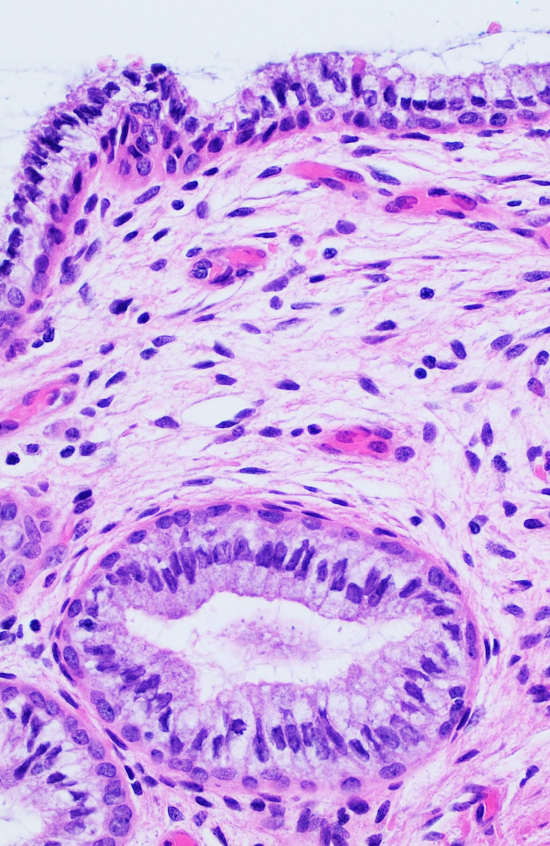
#> input picture assets/tissue/endocervix-tissue.jpg, 1100 x 1692 px (shown at 1/2 size)
$ python trace_tissue.py
#> lines starting #> are read from the running program, lines starting #| are printed output that depends on the picture; after the words box and inside, x2 and y2 are one past the last pixel; in counts of white or black regions, pixels touching at a corner belong together
"""The tissue model's cut face, traced from the micrograph beside it (assets/tissue/endocervix-tissue.jpg,
M. Häggström, CC0), so that the slice outlined on the model shows the same things in the same places.

    python3 trace_tissue.py   -> ../../assets/tissue/trace.json

Traced: the surface of the lining (the edge of the empty canal at the top), the gland cut across (the edge of
its empty lumen), the small blood vessels in the connective tissue (their pink red cells), and where the pins go.
Estimated: the scale, 0.38 µm a pixel, from the round nuclei of white blood cells (about 6-7 µm, 17-18 px);
the cells' height, from the photograph: about 40 µm on the surface, 65 µm in the gland (gland cells are taller,
IARC Screening Group's atlas); a second gland at the bottom left edge, of which the photograph shows only the
lining (its lumen is outside the picture).
Frame (µm): x to the right, y up, origin on the surface of the lining at the middle of the photograph.
"""
import json, os
import numpy as np
from PIL import Image
from scipy import ndimage as ndi
from skimage import measure

HERE = os.path.dirname(os.path.abspath(__file__))
PHOTO = os.path.join(HERE, "../../assets/tissue/endocervix-tissue.jpg")
OUT = os.path.join(HERE, "../../assets/tissue/trace.json")
S = 0.38                                   # µm a pixel
H_SURF, H_GLAND = 40.0, 65.0               # cell heights, µm (measured on the photograph at this scale)

im = np.asarray(Image.open(PHOTO).convert("RGB")).astype(np.float32)
H, W = im.shape[:2]
#> H = 1692; W = 1100
r, g, b = im[..., 0], im[..., 1], im[..., 2]
white = ndi.binary_opening((r > 215) & (g > 210) & (b > 215), iterations=2)
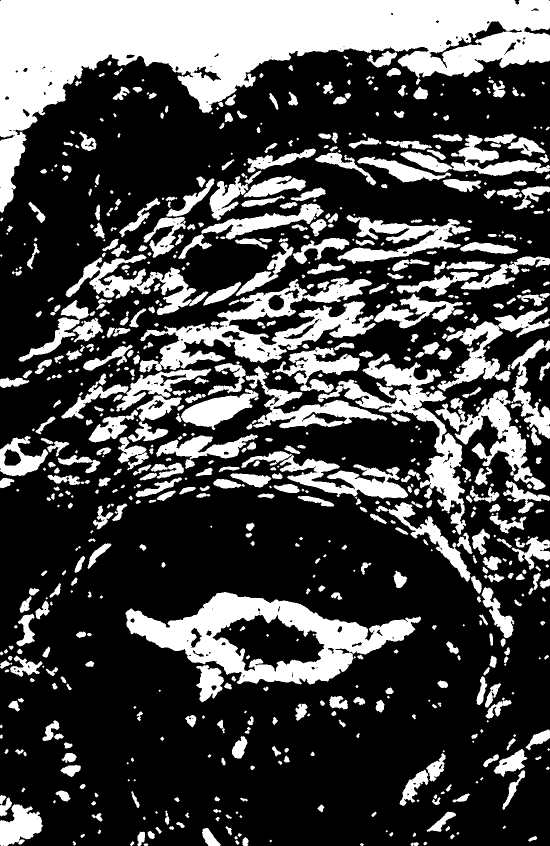
#> white: shape (1692, 1100) bool (shown at 1/2 size); 28.9% white; 748 white regions (104 under 20 px), largest, box (x1, y1, x2, y2) and area: (0, 0, 1100, 426) 162328, (251, 1184, 842, 1369) 42453, (278, 555, 752, 745) 28534
lab, n = ndi.label(white)
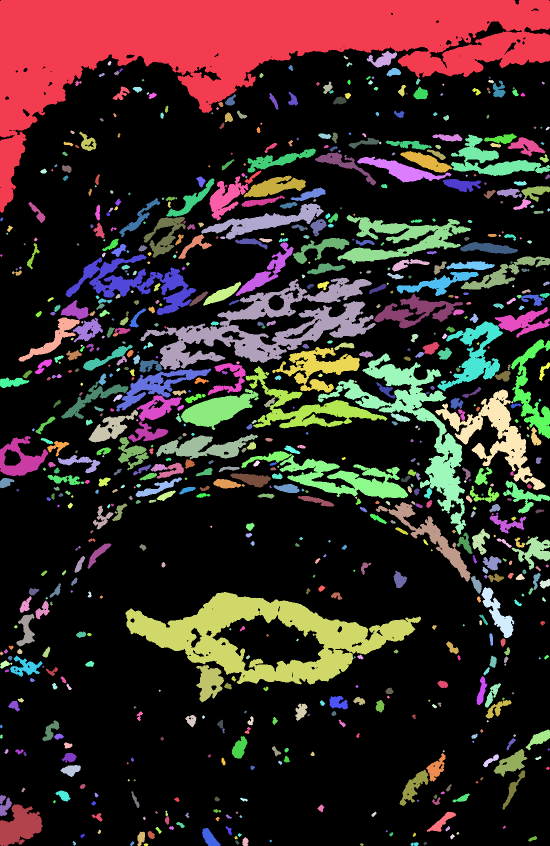
#> lab: shape (1692, 1100) int32 (shown at 1/2 size); 792 distinct labels, from 0 to 791; one colour per label, 0 black
#> n = 791

def smooth_path(P, closed, sigma=6, step_px=2 / S):
    P = np.asarray(P, float)
    mode = "wrap" if closed else "nearest"
    P = np.c_[ndi.gaussian_filter1d(P[:, 0], sigma, mode=mode), ndi.gaussian_filter1d(P[:, 1], sigma, mode=mode)]
    d = np.r_[0, np.cumsum(np.hypot(*np.diff(P, axis=0).T))]
    t = np.arange(0, d[-1], step_px)
    return np.c_[np.interp(t, d, P[:, 0]), np.interp(t, d, P[:, 1])]

# the canal: the empty region touching the top edge; its edge inside the picture is the surface of the lining
top = lab == lab[2, W // 2]
#> top: shape (1692, 1100) bool; 8.7% white; 1 white region, box (x1, y1, x2, y2) and area: (0, 0, 1100, 426) 162328
top = ndi.binary_fill_holes(ndi.binary_closing(top, iterations=6))
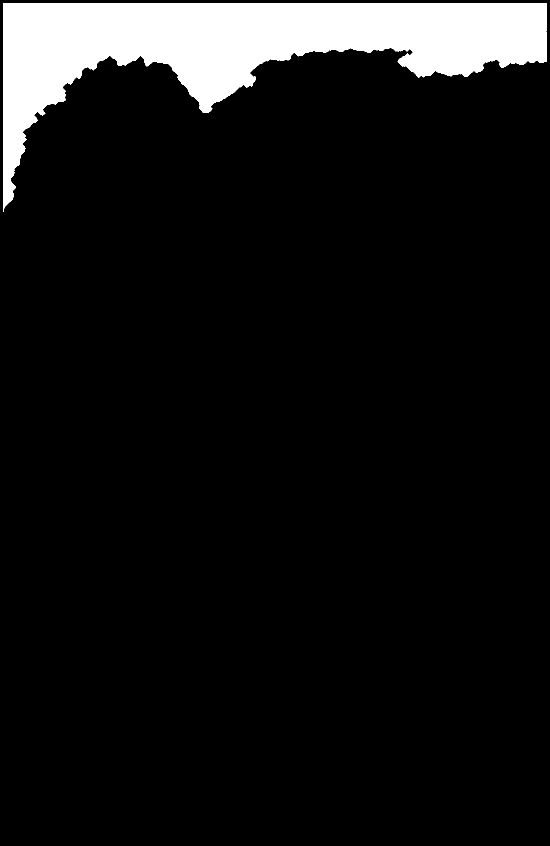
#> top: shape (1692, 1100) bool (shown at 1/2 size); 8.5% white; 1 white region, box (x1, y1, x2, y2) and area: (6, 6, 1094, 424) 158020
cs = max(measure.find_contours(np.pad(top, 1).astype(float), 0.5), key=len) - 1      # (row, col)
#> cs = 3985 pairs, first value 5.5 to 423.5, second value 5.5 to 1093.5
inside = (cs[:, 1] > 10) & (cs[:, 1] < W - 11) & (cs[:, 0] > 10) & (cs[:, 0] < H - 11)   # (the closing pulls the edge in)
idx = np.nonzero(inside)[0]
#> idx = 2335 values from 1634 to 3968
# the longest run of points away from the picture's edges
runs = np.split(idx, np.nonzero(np.diff(idx) > 1)[0] + 1)
#> runs = 1 item
run = max(runs, key=len)
#> run = 2335 values from 1634 to 3968
surf = cs[run][:, ::-1]                                                              # (x, y) px
#> surf = 2335 pairs, first value 10.5 to 1088, second value 94.5 to 412
if surf[0, 0] > surf[-1, 0]: surf = surf[::-1]
surf = smooth_path(surf, False)
#> in smooth_path, `P = np.asarray(P, float)`: P has the same summary as surf outside smooth_path
#> in smooth_path, `P = np.c_[ndi.gaussian_filter1d(P[:, 0], sigma, mode=mode), ndi.gaussi..`: P = 2335 pairs, first value 11.69 to 1086.3, second value 96.04 to 410.8
#> in smooth_path, `d = np.r_[0, np.cumsum(np.hypot(*np.diff(P, axis=0).T))]`: d = 2335 values from 0 to 1558.5
#> surf = 297 pairs, first value 11.69 to 1085.7, second value 96.1 to 410.8

# the gland cut across: the biggest empty region inside the tissue below the surface
cands = []
for k in range(1, n + 1):
    m = lab == k
    if m[2, W // 2]: continue
    a = m.sum()
    if a < 20000: continue
    cy, cx = ndi.center_of_mass(m); cands.append((a, k, cx, cy))
#> this loop made 791 passes
#> a on passes 2 to 4: 954, 37, 47
#> m: shape (1692, 1100) bool; 0% white; 1 white region, box (x1, y1, x2, y2) and area: (287, 1687, 297, 1692) 38
#> after the loop, cands = [(27709, 240, 539.7, 651.5), (42453, 596, 533.4, 1274.7)]
_, gk, gcx, gcy = max(cands)
#> gk = 596; gcx = 533.4; gcy = 1274.7
gm = ndi.binary_fill_holes(ndi.binary_closing(lab == gk, iterations=4))
#> gm: shape (1692, 1100) bool; 3.1% white; 1 white region, box (x1, y1, x2, y2) and area: (251, 1184, 842, 1369) 58034
gc = max(measure.find_contours(gm.astype(float), 0.5), key=len)[:, ::-1]
#> gc = 1933 pairs, first value 250.5 to 841.5, second value 1183.5 to 1368.5
gland = smooth_path(gc, True, sigma=10)
#> gland = 256 pairs, first value 252.8 to 837.9, second value 1184.9 to 1366.3

# the pink of red blood cells: the small vessels in the connective tissue (not in the lining or the gland)
pink = ndi.binary_opening((r > 165) & (g < 125) & (b > 160) & (r - g > 80), iterations=2)
#> pink: shape (1692, 1100) bool; 2.3% white; 296 white regions (67 under 20 px), largest, box (x1, y1, x2, y2) and area: (650, 852, 785, 920) 4666, (590, 323, 700, 370) 2536, (452, 493, 529, 539) 2501
lab2, n2 = ndi.label(ndi.binary_closing(pink, iterations=4))
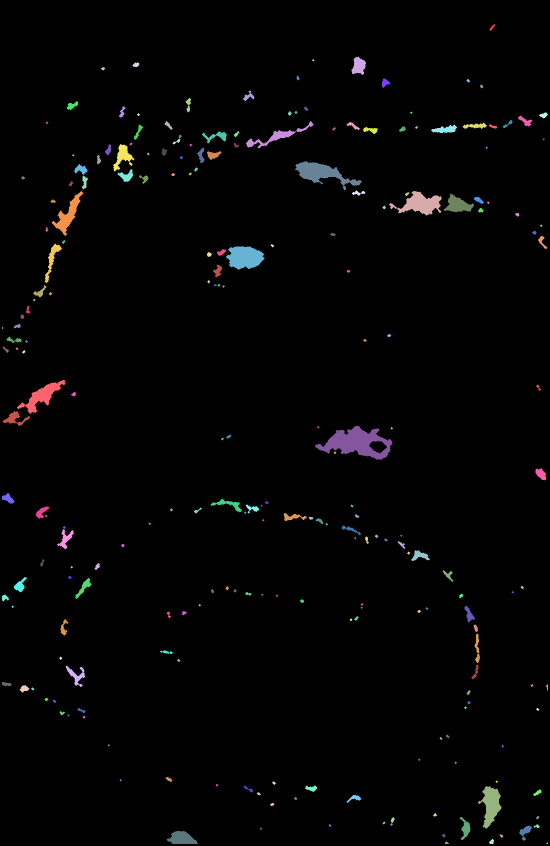
#> lab2: shape (1692, 1100) int32 (shown at 1/2 size); 235 distinct labels, from 0 to 234; one colour per label, 0 black
#> n2 = 234
from scipy.spatial import cKDTree
near_surf = cKDTree(surf); near_gland = cKDTree(gland)
vessels = []
for k in range(1, n2 + 1):
    m = (lab2 == k) & pink
    a = m.sum()
    if a < 450: continue
    ys, xs = np.nonzero(m); cx, cy = xs.mean(), ys.mean()
    if near_surf.query([cx, cy])[0] < (H_SURF / S) * 1.6: continue                 # in the lining
    if near_gland.query([cx, cy])[0] < (H_GLAND / S) * 1.25: continue              # in the gland's cells
    cov = np.cov(np.c_[xs - cx, ys - cy].T); w_, v_ = np.linalg.eigh(cov)
    vessels.append({"x": cx, "y": cy, "rx": 2.2 * np.sqrt(w_[1]) + 6, "ry": 2.2 * np.sqrt(w_[0]) + 6, "a": float(np.arctan2(v_[1, 1], v_[0, 1]))})
#> this loop made 234 passes
#> a on passes 1, 3, 4: 59, 13, 89
#> m: shape (1692, 1100) bool; 0% white in thin lines or dots, all inside (x1, y1, x2, y2) = (1092, 1685, 1096, 1688)
#> after the loop, vessels = 10 items

# into µm, the model's frame
x0 = W / 2
#> x0 = 550
y0 = float(np.interp(x0, surf[:, 0], surf[:, 1]))
#> y0 = 119.4
um = lambda P: [[round((p[0] - x0) * S, 2), round((y0 - p[1]) * S, 2)] for p in P]
# the second gland (only its lining is in the picture, at the bottom left): moved left until its outer edge (lumen +
# cell height) keeps at least 15 µm from the first gland's
def ring(c, rx, ry): return np.array([[c[0] + rx * np.cos(t), c[1] + ry * np.sin(t)] for t in np.linspace(0, 2 * np.pi, 120, endpoint=False)])
def outer(P):
    c = P.mean(0); d = P - c; L = np.hypot(*d.T)[:, None]; return c + d * (1 + (H_GLAND / S) / L)
cx2 = -90
while True:
    second = ring([cx2, 1580], 90, 150)
    gap = cKDTree(outer(gland)).query(outer(second))[0].min() * S
    inside_first = measure.points_in_poly(outer(second), outer(gland)).any() if hasattr(measure, 'points_in_poly') else False
    if gap >= 15 and not inside_first: break
    cx2 -= 5
#> this loop made 1 pass
#> (gap, inside_first) on pass 1: (27.17, False)
#> after the loop, cx2 = -90
print(f"second gland centre x {cx2} px, {gap:.0f} µm from the first")
#| second gland centre x -90 px, 27 µm from the first
big = max(vessels, key=lambda v: v["rx"] * v["ry"])
#> big = {'x': 712.9, 'y': 885.5, 'rx': 83.42, 'ry': 38.06, 'a': -3.08}
# (each mark on its own row, a full name apart, so that the names beside the photograph can be joined to them by level
# lines: "Lining cells" and "Nucleus" were on the same row, and their lines ran over each other: Daniel, 4 Oct. The
# nucleus is a large one on the left slope of the lining, found by its stain)
marks = [
    {"part": "tcell", "text": "Lining cells", "px": [605, float(np.interp(605, surf[:, 0], surf[:, 1])) + 0.35 * H_SURF / S]},
    {"part": "tnucleus", "text": "Nucleus", "px": [155, 365]},
    {"part": "connective", "text": "Connective tissue", "px": [462, 609]},
    {"part": "capillary", "text": "Small blood vessel", "px": [big["x"], big["y"]]},
    {"part": "crypt", "text": "Crypt, cut across", "px": [gcx, gcy]},
]
for m in marks:
    m["pct"] = [round(m["px"][0] / W * 100, 1), round(m["px"][1] / H * 100, 1)]
    m["um"] = um([m["px"]])[0]
#> this loop made 5 passes
# each gland's outer edge (where its cells sit on the connective tissue): every point the cell height away from the
# lumen, found on a 1 µm grid, so the ring is smooth however wavy the lumen is
def basal_ring(lumen_um, h):
    P = np.array(lumen_um); lo = P.min(0) - h - 10; hi = P.max(0) + h + 10
    n = np.ceil(hi - lo).astype(int) + 1
    from matplotlib.path import Path as MPath
    yy, xx = np.mgrid[0:n[1], 0:n[0]]
    inside = MPath(P - lo).contains_points(np.c_[xx.ravel(), yy.ravel()]).reshape(n[1], n[0])
    dist = ndi.distance_transform_edt(~inside)
    c = max(measure.find_contours(dist, h), key=len)[:, ::-1] + lo                    # (x, y) µm
    c = smooth_path(c, True, sigma=3, step_px=2.0)
    return [[round(x, 2), round(y, 2)] for x, y in c]
glands_um = [um(gland), um(second)]

# The whole block's lining surface (µm), left to right, as js/tissue3d.js used to make it: a flat stretch, down into a
# fold, the traced surface, a flat stretch, down the left wall of a crypt; then up its right wall and on to the edge.
# Its base (where the cells sit) is every point the cell height away from the canal and the crypt, found on a 1 µm grid
# like the glands' rings, so it never crosses itself in a steep fold (an offset along the normals did, and the
# connective tissue then covered the cells there).
L_BLOCK, BOTTOM, CRYPT_X, CRYPT_HALF = 1000, -900, 640, 22
def catmull(P, step=2.0):
    P = np.asarray(P, float); out = []
    for i in range(len(P) - 1):
        p0, p1, p2, p3 = P[max(0, i - 1)], P[i], P[i + 1], P[min(len(P) - 1, i + 2)]
        n = max(1, int(np.ceil(np.hypot(*(p2 - p1)) / (step / 4))))
        for k in range(n):
            t = k / n; t2, t3 = t * t, t * t * t
            out.append(0.5 * (2 * p1 + (-p0 + p2) * t + (2 * p0 - 5 * p1 + 4 * p2 - p3) * t2 + (-p0 + 3 * p1 - 3 * p2 + p3) * t3))
    out.append(P[-1]); out = np.array(out)
    d = np.r_[0, np.cumsum(np.hypot(*np.diff(out, axis=0).T))]; t = np.arange(0, d[-1], step)
    return np.c_[np.interp(t, d, out[:, 0]), np.interp(t, d, out[:, 1])]
wave = lambda x: 2.5 * np.sin(x / 47) + 1.5 * np.sin(x / 19 + 1.3)
tr = np.array(um(surf))
#> tr = 297 pairs, first value -204.6 to 203.6, second value -110.7 to 8.85
left = [[-L_BLOCK, wave(-L_BLOCK)], [-760, 1], [-600, -2], [-500, -10], [-420, -34], [-350, -78], [-300, -112], [-262, -130], [-232, -128]]
end = tr[-1]
#> end = [203.6, -1.81]
right = [[x, end[1] * max(0, 1 - (x - end[0]) / 120) + wave(x) * min(1, (x - end[0]) / 120)] for x in np.arange(end[0] + 18, CRYPT_X - CRYPT_HALF - 50, 18)]
#> right = 20 items, first 6: [221.6, -1.83], [239.6, -1.52], [257.6, -1.3], [275.6, -1.42], [293.6, -1.49], [311.6, -0.652]
mouthL = [[CRYPT_X - CRYPT_HALF - 50 + 50 * np.sin(a), -50 + 50 * np.cos(a)] for a in np.linspace(0, np.pi / 2, 11)]
#> mouthL = [[568, 0], [575.8, -0.616], [583.5, -2.45], [590.7, -5.45], [597.4, -9.55], [603.4, -14.64], [608.5, -20.61], [612.6, -27.3], [615.6, -34.55], [617.4, -42.18], [618, -50]]
wallL = [[CRYPT_X - CRYPT_HALF, y] for y in np.arange(-70, BOTTOM - 5, -20)]
#> wallL = 42 pairs, first value 618 to 618, second value -890 to -70
part1 = catmull(np.vstack([left, tr, right, mouthL, wallL]))
#> in catmull, `P = np.asarray(P, float)`: P = 379 pairs, first value -1000 to 618, second value -890 to 8.85
#> the loop in catmull, `for i in range(len(P) - 1):` made 378 passes
#> (p0, p1, p2, p3, n) on passes 2 to 4: ([-1000, -2.95], [-760, 1], [-600, -2], [-500, -10], 321), ([-760, 1], [-600, -2], [-500, -10], [-420, -34], 201), ([-600, -2], [-500, -10], [-420, -34], [-350, -78], 168)
#> after the loop in catmull, `for i in range(len(P) - 1):`: out = 5508 pairs, first value -1000 to 618, second value -889.7 to 8.88
#> in catmull, `out = np.array(out)`: out = 5509 pairs, first value -1000 to 618, second value -890 to 8.88
#> in catmull, `d = np.r_[0, np.cumsum(np.hypot(*np.diff(out, axis=0).T))]`: d = 5509 values from 0 to 2709.6
#> in catmull, `t = np.arange(0, d[-1], step)`: t = 1355 values from 0 to 2708
#> part1 = 1355 pairs, first value -1000 to 618, second value -888.4 to 8.78
wallR = [[CRYPT_X + CRYPT_HALF, y] for y in np.arange(BOTTOM - 4, -69, 20)]
#> wallR = 42 pairs, first value 662 to 662, second value -904 to -84
mouthR = [[CRYPT_X + CRYPT_HALF + 50 - 50 * np.sin(a), -50 + 50 * np.cos(a)] for a in np.linspace(np.pi / 2, 0, 11)]
#> mouthR = [[662, -50], [662.6, -42.18], [664.4, -34.55], [667.4, -27.3], [671.5, -20.61], [676.6, -14.64], [682.6, -9.55], [689.3, -5.45], [696.5, -2.45], [704.2, -0.616], [712, 0]]
tail = [[x, wave(x)] for x in np.arange(CRYPT_X + CRYPT_HALF + 70, L_BLOCK + 1, 18)]
#> tail = [[732, 1.61], [750, -0.517], [768, -2.63], [786, -3.58], [804, -3], [822, -1.62], [840, -0.574], [858, -0.473], [876, -0.941], [894, -0.986], [912, 0.0832], [930, 1.99], [948, 3.62], [966, 3.91], [984, 2.64]]
part2 = catmull(np.vstack([wallR, mouthR, tail]))
#> the loop in catmull (call 2), `for i in range(len(P) - 1):` made 67 passes
#> (p0, p1, p2, p3, n) on passes 2 to 13: ([662, -904], [662, -884], [662, -864], [662, -844], 40), ([662, -884], [662, -864], [662, -844], [662, -824], 40), ([662, -864], [662, -844], [662, -824], [662, -804], 40), ([662, -844], [662, -824], [662, -804], [662, -784], 40), ([662, -824], [662, -804], [662, -784], [662, -764], 40), ([662, -804], [662, -784], [662, -764], [662, -744], 40), ([662, -784], [662, -764], [662, -744], [662, -724], 40), ([662, -764], [662, -744], [662, -724], [662, -704], 40), ([662, -744], [662, -724], [662, -704], [662, -684], 40), ([662, -724], [662, -704], [662, -684], [662, -664], 40), ([662, -704], [662, -684], [662, -664], [662, -644], 40), ([662, -684], [662, -664], [662, -644], [662, -624], 40)
#> (p1, p2, p3, n) on pass 1: ([662, -904], [662, -884], [662, -864], 40)
# the canal and the crypt as one region: above part 1, across the crypt's floor, above part 2
TOP = 120
from matplotlib.path import Path as MPath
poly = np.vstack([[[-L_BLOCK - 60, part1[0][1]]], part1, [[CRYPT_X - CRYPT_HALF, BOTTOM - 80], [CRYPT_X + CRYPT_HALF, BOTTOM - 80]], part2,
                  [[L_BLOCK + 60, part2[-1][1]], [L_BLOCK + 60, TOP], [-L_BLOCK - 60, TOP]]])
lo = np.array([-L_BLOCK - 80, BOTTOM - 120]); n = (np.array([L_BLOCK + 80, TOP + 20]) - lo).astype(int) + 1
yy, xx = np.mgrid[0:n[1], 0:n[0]]
#> yy: shape (1161, 2161) int64; 1161 distinct labels, from 0 to 1160
canal = MPath(poly - lo).contains_points(np.c_[xx.ravel(), yy.ravel()]).reshape(n[1], n[0])
#> canal: shape (1161, 2161) bool; 13.1% white; 1 white region, box (x1, y1, x2, y2) and area: (20, 41, 2141, 1141) 328168
dist = ndi.distance_transform_edt(~canal)
c = max(measure.find_contours(dist, H_SURF), key=len)[:, ::-1] + lo            # (x, y) µm, closed
keep = (c[:, 1] < 60) & (c[:, 1] > BOTTOM) & (np.abs(c[:, 0]) < L_BLOCK)
idx = np.nonzero(keep)[0]
runs = [r for r in np.split(idx, np.nonzero(np.diff(idx) > 1)[0] + 1) if len(r) > 20]
# a closed contour can start mid-run: join a run that ends at the end with one that starts at 0
if len(runs) > 2 and runs[0][0] == 0 and runs[-1][-1] == len(c) - 1:
    runs = [np.r_[runs[-1], runs[0]]] + runs[1:-1]
basal_runs = sorted([smooth_path(c[r], False, sigma=2, step_px=2.0) for r in runs], key=lambda P: P[:, 0].mean())
def orient(P, start_x):            # left to right along the surface (part 1 starts at the left edge; part 2 at the crypt's floor)
    return P if abs(P[0][0] - start_x) < abs(P[-1][0] - start_x) else P[::-1]
b1 = orient(basal_runs[0], -L_BLOCK); b2 = basal_runs[-1]
b2 = b2 if b2[0][1] < b2[-1][1] else b2[::-1]
r2 = lambda P: [[round(float(x), 2), round(float(y), 2)] for x, y in P]
linings = [{"apical": r2(part1), "basal": r2(b1)}, {"apical": r2(part2), "basal": r2(b2)}]
print(f"lining bases: {len(b1)} and {len(b2)} points; part 1 base from {b1[0].round()} to {b1[-1].round()}")
#| lining bases: 1283 and 576 points; part 1 base from [-996.  -42.] to [ 578. -898.]
out = {
    "photo": {"w": W, "h": H, "um_per_px": S}, "frame": {"x": [round(-x0 * S, 1), round((W - x0) * S, 1)], "y": [round(y0 * S, 1), round((y0 - H) * S, 1)]},
    "heights": {"surface": H_SURF, "gland": H_GLAND},
    "surface": um(surf), "linings": linings, "glands": [{"lumen": g, "basal": basal_ring(g, H_GLAND)} for g in glands_um],
    "block": {"L": L_BLOCK, "bottom": BOTTOM, "crypt_x": CRYPT_X},
    "vessels": [{"x": round((v["x"] - x0) * S, 1), "y": round((y0 - v["y"]) * S, 1), "rx": round(v["rx"] * S, 1), "ry": round(v["ry"] * S, 1), "a": round(-v["a"], 3)} for v in vessels],
    "marks": marks,
}
#> in basal_ring, `yy, xx = np.mgrid[0:n[1], 0:n[0]]`:
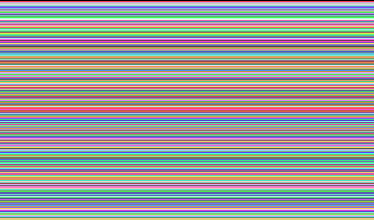
#> yy: shape (220, 374) int64; 220 distinct labels, from 0 to 219; one colour per label, 0 black
#> in basal_ring, `inside = MPath(P - lo).contains_points(np.c_[xx.ravel(), yy.ravel()])...`: inside: shape (220, 374) bool; 10.2% white; 1 white region, box (x1, y1, x2, y2) and area: (76, 76, 298, 144) 8353
#> call 2 of basal_ring, with h = 65
#> in basal_ring (call 2), `yy, xx = np.mgrid[0:n[1], 0:n[0]]`:
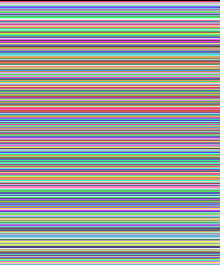
#> yy: shape (265, 220) int64; 265 distinct labels, from 0 to 264; one colour per label, 0 black
#> in basal_ring (call 2), `inside = MPath(P - lo).contains_points(np.c_[xx.ravel(), yy.ravel()])...`: inside: shape (265, 220) bool; 10.5% white; 1 white region, box (x1, y1, x2, y2) and area: (76, 76, 144, 189) 6114
#> in basal_ring (call 2), `dist = ndi.distance_transform_edt(~inside)`:
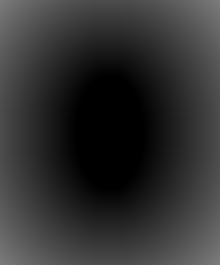
#> dist: shape (265, 220) float64; min 0, max 124.5, mean 49
json.dump(out, open(OUT, "w"), indent=0)
print(f"surface {len(surf)} points from x {surf[0,0]:.0f} to {surf[-1,0]:.0f} px; gland {len(gland)} points round ({gcx:.0f}, {gcy:.0f}); "
      f"{len(vessels)} vessels; frame {out['frame']} µm")
#| surface 297 points from x 12 to 1086 px; gland 256 points round (533, 1275); 10 vessels; frame {'x': [-209.0, 209.0], 'y': [45.4, -597.6]} µm
